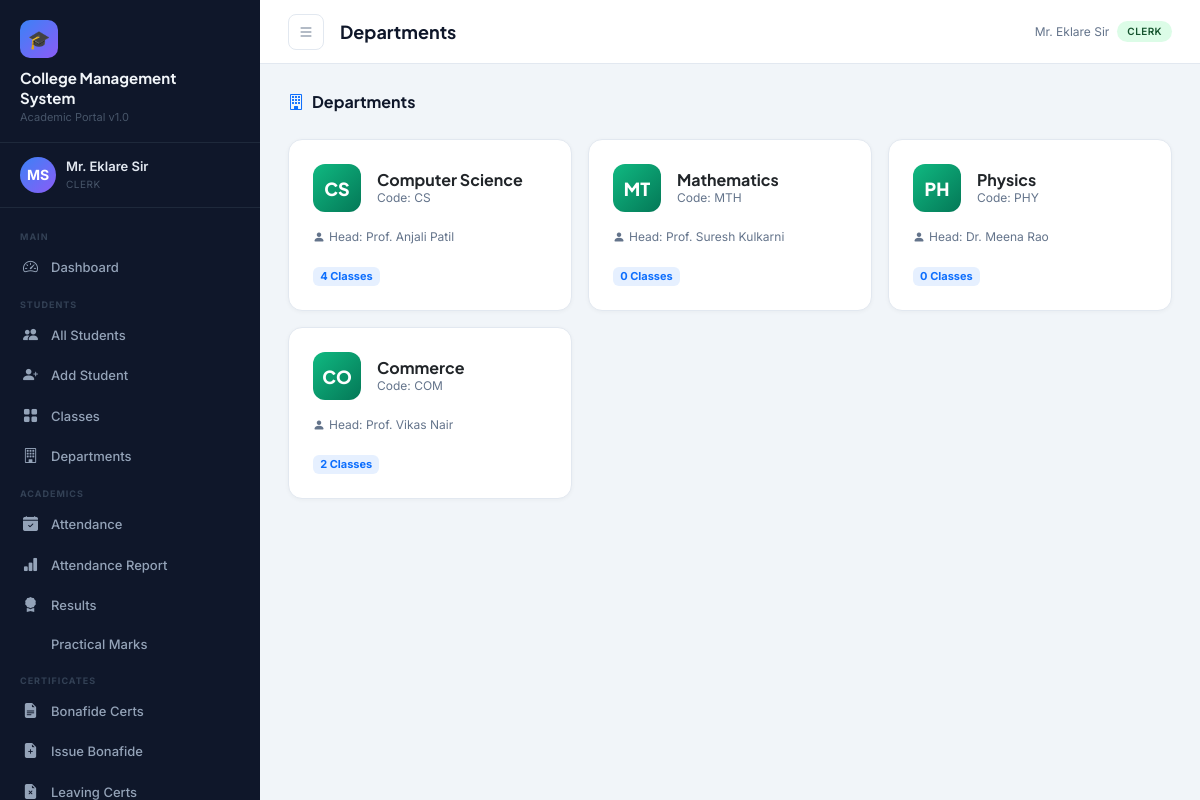
Screenshot of /students/departments/ (signed in) with the database file from the repository.
### accounts/models.py (models this page shows, shortened)
class User(AbstractUser):
    ROLE_CHOICES = [
        ('principal', 'Principal'),
        ('staff', 'Staff / Teacher'),
        ('clerk', 'Clerk'),
        ('accountant', 'Accountant'),
    ]
    role = models.CharField(max_length=20, choices=ROLE_CHOICES, default='staff')
    phone = models.CharField(max_length=15, blank=True)
    address = models.TextField(blank=True)
    profile_photo = models.ImageField(upload_to='profiles/', blank=True, null=True)
    department = models.CharField(max_length=100, blank=True)
    employee_id = models.CharField(max_length=20, unique=True, null=True, blank=True)

### students/models.py (models this page shows, shortened)
class Department(models.Model):
    name = models.CharField(max_length=100)
    code = models.CharField(max_length=10, unique=True)
    head = models.CharField(max_length=100, blank=True)

### students/views.py (the view)
# urls.py: path('departments/', views.department_list, name='department_list'),
@login_required
def department_list(request):
    departments = Department.objects.all()
    return render(request, 'students/department_list.html', {'departments': departments})

### templates/students/department_list.html (shortened to what this page needs)
{% extends 'base.html' %}
{% block page_title %}Departments{% endblock %}
{% block content %}
<div class="section-header">
  <h5><i class="bi bi-building text-primary me-2"></i>Departments</h5>
</div>
<div class="row g-3">
  {% for dept in departments %}
  <div class="col-md-4">
    <div class="card h-100">
      <div class="card-body p-4">
        <div class="d-flex align-items-center gap-3 mb-3">
          <div style="width:48px;height:48px;background:linear-gradient(135deg,#10b981,#047857);border-radius:12px;display:flex;align-items:center;justify-content:center;font-size:18px;font-weight:800;color:#fff;font-family:'Plus Jakarta Sans',sans-serif;">{{ dept.code|slice:":2" }}</div>
          <div>
            <h6 style="font-family:'Plus Jakarta Sans',sans-serif;font-weight:700;margin:0;">{{ dept.name }}</h6>
            <div class="text-muted-sm">Code: {{ dept.code }}</div>
          </div>
        </div>
        {% if dept.head %}<div class="text-muted-sm"><i class="bi bi-person-fill me-1"></i>Head: {{ dept.head }}</div>{% endif %}
        <div class="mt-3">
          <span class="badge bg-primary bg-opacity-10 text-primary" style="font-size:11px;">{{ dept.classes.count }} Classes</span>
        </div>
      </div>
    </div>
  </div>
  {% empty %}
  <div class="col-12"><div class="empty-state"><i class="bi bi-building"></i><p>No departments added yet</p></div></div>
  {% endfor %}
</div>
{% endblock %}

### templates/base.html (shortened to what this page needs)
{% load static %}
<!DOCTYPE html>
<html lang="en">
<head>
  <link href="https://cdn.jsdelivr.net/npm/bootstrap@5.3.2/dist/css/bootstrap.min.css" rel="stylesheet"/>
  <link href="https://cdn.jsdelivr.net/npm/bootstrap-icons@1.11.3/font/bootstrap-icons.css" rel="stylesheet"/>
<link rel="stylesheet"
href="https://cdnjs.cloudflare.com/ajax/libs/cropperjs/1.6.1/cropper.min.css"/>
</head>
<body>
<aside class="sidebar" id="sidebar">
  <div class="sidebar-brand">
    <div class="logo-icon">🎓</div>
    <div class="college-name">College Management<br>System</div>
    <div class="college-subtitle">Academic Portal v1.0</div>
  </div>
  <div class="sidebar-user">
    {% if request.user.profile_photo %}
    <img src="{{ request.user.profile_photo.url }}"
         class="avatar"
         style="object-fit:cover;">
{% else %}
    <div class="avatar">
        {{ request.user.first_name|first|upper }}{{ request.user.last_name|first|upper }}
    </div>
{% endif %}
    <div class="user-info">
      <div class="name">{{ request.user.get_full_name|default:request.user.username }}</div>
      <div class="role">{{ request.user.get_role_display }}</div>
    </div>
  </div>
  <nav class="sidebar-nav">
    <div class="nav-section-label">Main</div>
    <div class="nav-item">
      <a href="{% url 'dashboard' %}" class="{% if request.resolver_match.url_name == 'dashboard' %}active{% endif %}">
        <i class="bi bi-speedometer2"></i> Dashboard
      </a>
    </div>
    <div class="nav-section-label">Students</div>
    <div class="nav-item">
      <a href="{% url 'student_list' %}" class="{% if 'student' in request.resolver_match.url_name %}active{% endif %}">
        <i class="bi bi-people-fill"></i> All Students
      </a>
    </div>
    {% if request.user.role in 'principal,clerk' %}
    <div class="nav-item">
      <a href="{% url 'student_add' %}"><i class="bi bi-person-plus-fill"></i> Add Student</a>
    </div>
    {% endif %}
    <div class="nav-item">
      <a href="{% url 'class_list' %}"><i class="bi bi-grid-fill"></i> Classes</a>
    </div>
    <div class="nav-item">
      <a href="{% url 'department_list' %}"><i class="bi bi-building"></i> Departments</a>
    </div>
    <div class="nav-section-label">Academics</div>
    <div class="nav-item">
      <a href="{% url 'attendance_dashboard' %}" class="{% if 'attendance' in request.resolver_match.url_name %}active{% endif %}">
        <i class="bi bi-calendar-check-fill"></i> Attendance
      </a>
    </div>
    <div class="nav-item">
      <a href="{% url 'attendance_report' %}"><i class="bi bi-bar-chart-fill"></i> Attendance Report</a>
    </div>
    <div class="nav-item">
      <a href="{% url 'results_dashboard' %}" class="{% if 'result' in request.resolver_match.url_name or 'exam' in request.resolver_match.url_name %}active{% endif %}">
        <i class="bi bi-award-fill"></i> Results
      </a>
    </div>
    <div class="nav-item">
      <a href="{% url 'practical_marks' %}"> Practical Marks</a>
    </div>
    {% if request.user.role == 'principal' or request.user.role == 'clerk' %}
    <div class="nav-section-label">Certificates</div>
    <div class="nav-item">
      <a href="{% url 'bonafide_list' %}" class="{% if 'bonafide' in request.resolver_match.url_name %}active{% endif %}">
        <i class="bi bi-file-earmark-text-fill"></i> Bonafide Certs
      </a>
    </div>
    <div class="nav-item">
      <a href="{% url 'issue_bonafide' %}"><i class="bi bi-file-earmark-plus-fill"></i> Issue Bonafide</a>
    </div>
    <div class="nav-item">
      <a href="{% url 'leaving_cert_list' %}"><i class="bi bi-file-earmark-x-fill"></i> Leaving Certs</a>
    </div>
    {% endif %}
  </nav>
</aside>
<div class="main-wrap">
  <div class="topbar">
    <button class="btn-icon sidebar-toggle" onclick="document.getElementById('sidebar').classList.toggle('open')">
      <i class="bi bi-list"></i>
    </button>
    <div class="page-title">{% block page_title %}Dashboard{% endblock %}</div>
    <div class="d-flex align-items-center gap-2">
      <span class="text-muted-sm d-none d-md-inline">{{ request.user.get_full_name|default:request.user.username }}</span>
      <span class="badge-role badge-{{ request.user.role }}">{{ request.user.get_role_display }}</span>
    </div>
  </div>
  <div class="main-content">
    {% block content %}{% endblock %}
  </div>
</div>
</body>
</html>

### templates/base.html (style rules this page uses)
:root { --sidebar-bg: #0f172a; --sidebar-width: 260px; --sidebar-text: #94a3b8; --sidebar-hover: #1e293b; --sidebar-active: #3b82f6; --topbar-h: 64px; --accent: #3b82f6; --accent2: #8b5cf6; --success: #10b981; --warning: #f59e0b; --danger: #ef4444; --bg: #f1f5f9; --card-bg: #ffffff; --text-primary: #0f172a; --text-secondary: #64748b; --border: #e2e8f0; }
* { box-sizing: border-box; margin: 0; padding: 0; }
body { font-family: 'Inter', sans-serif; background: var(--bg); color: var(--text-primary); overflow-x: hidden; }
.sidebar { position: fixed; top: 0; left: 0; height: 100vh; width: var(--sidebar-width); background: var(--sidebar-bg); z-index: 1000; display: flex; flex-direction: column; transition: transform .3s ease; overflow-y: auto; }
.sidebar-brand { padding: 20px 20px 16px; border-bottom: 1px solid #1e293b; }
.sidebar-brand .college-name { font-family: 'Plus Jakarta Sans', sans-serif; font-size: 15px; font-weight: 700; color: #f1f5f9; line-height: 1.3; }
.sidebar-brand .college-subtitle { font-size: 11px; color: #475569; margin-top: 2px; }
.sidebar-brand .logo-icon { width: 38px; height: 38px; background: linear-gradient(135deg, var(--accent), var(--accent2)); border-radius: 10px; display: flex; align-items: center; justify-content: center; font-size: 18px; margin-bottom: 10px; }
.sidebar-user { padding: 14px 20px; border-bottom: 1px solid #1e293b; display: flex; align-items: center; gap: 10px; }
.sidebar-user .avatar { width: 36px; height: 36px; border-radius: 50%; background: linear-gradient(135deg, var(--accent), var(--accent2)); display: flex; align-items: center; justify-content: center; font-size: 14px; font-weight: 700; color: #fff; flex-shrink: 0; }
.sidebar-user .user-info .name { font-size: 13px; font-weight: 600; color: #e2e8f0; }
.sidebar-user .user-info .role { font-size: 10px; color: #475569; text-transform: uppercase; letter-spacing: .5px; }
.sidebar-nav { padding: 12px 0; flex: 1; }
.nav-section-label { font-size: 9px; font-weight: 700; text-transform: uppercase; letter-spacing: 1px; color: #334155; padding: 10px 20px 4px; }
.nav-item a { display: flex; align-items: center; gap: 10px; padding: 9px 20px; color: var(--sidebar-text); text-decoration: none; font-size: 13px; font-weight: 500; border-left: 3px solid transparent; transition: all .2s; }
.nav-item a i { font-size: 15px; width: 18px; flex-shrink: 0; }
.main-wrap { margin-left: var(--sidebar-width); min-height: 100vh; display: flex; flex-direction: column; }
.topbar { position: sticky; top: 0; height: var(--topbar-h); background: var(--card-bg); border-bottom: 1px solid var(--border); display: flex; align-items: center; padding: 0 28px; gap: 16px; z-index: 100; }
.topbar .page-title { font-family: 'Plus Jakarta Sans',sans-serif; font-size: 18px; font-weight: 700; flex: 1; }
.topbar .btn-icon { width: 36px; height: 36px; border-radius: 8px; border: 1px solid var(--border); background: transparent; display: flex; align-items: center; justify-content: center; cursor: pointer; transition: background .2s; color: var(--text-secondary); }
.main-content { flex: 1; padding: 28px; }
.card { border: 1px solid var(--border); border-radius: 14px; background: var(--card-bg); box-shadow: 0 1px 4px rgba(0,0,0,.04); }
.badge-role { display: inline-block; font-size: 10px; padding: 3px 10px; border-radius: 100px; font-weight: 600; text-transform: uppercase; letter-spacing: .4px; }
.badge-clerk { background: #dcfce7; color: #14532d; }
.sidebar-toggle { display: none; }
.text-muted-sm { font-size: 12px; color: var(--text-secondary); }
.section-header { display: flex; align-items: center; justify-content: space-between; margin-bottom: 20px; }
.section-header h5 { font-family: 'Plus Jakarta Sans',sans-serif; font-weight: 700; font-size: 16px; }
.avatar { width:36px; height:36px; border-radius:50%; object-fit:cover; }

### rows the page displays
User: user.first_name|first "M", user.last_name|first "S", user.get_full_name "Mr. Eklare Sir", user.role "CLERK"
Department: code "CS", name "Computer Science", head "Prof. Anjali Patil", classes.count "4"
Department: code "MT", name "Mathematics", code "MTH", head "Prof. Suresh Kulkarni", classes.count "0"
Department: code "PH", name "Physics", code "PHY", head "Dr. Meena Rao", classes.count "0"
Department: code "CO", name "Commerce", code "COM", head "Prof. Vikas Nair", classes.count "2"
